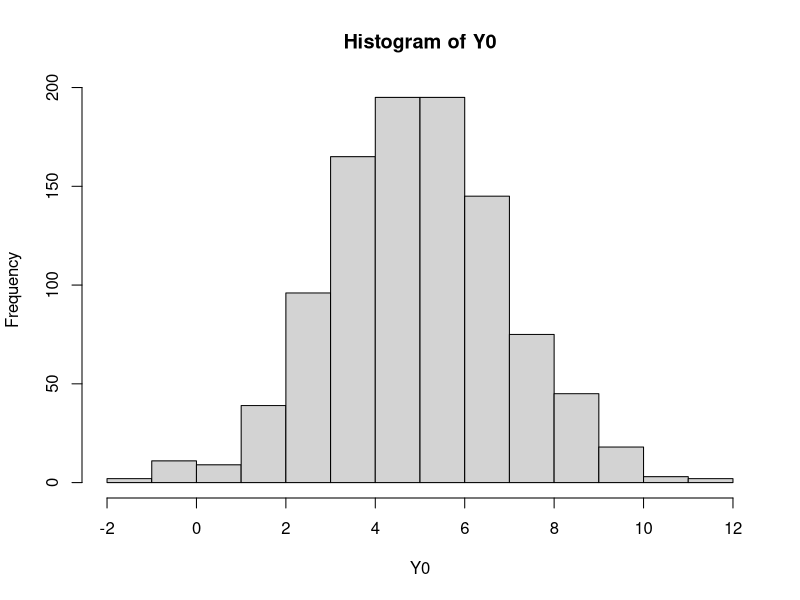
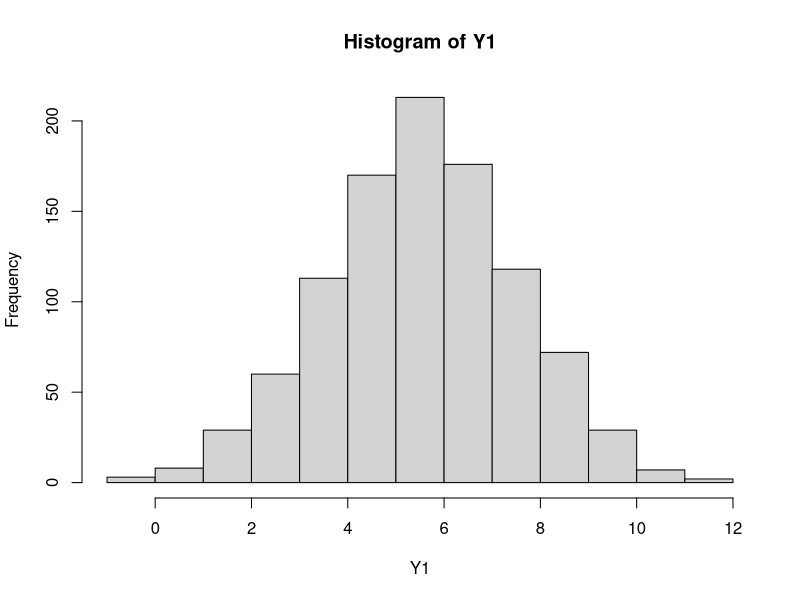
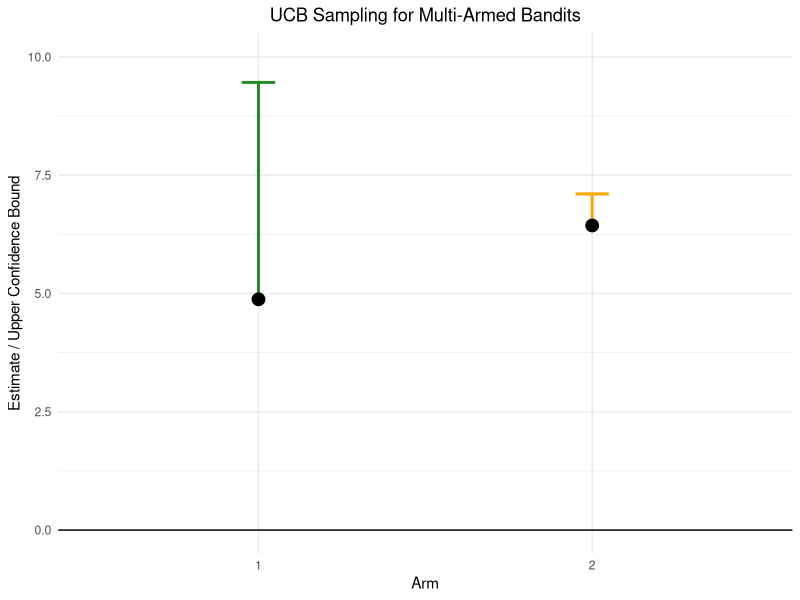
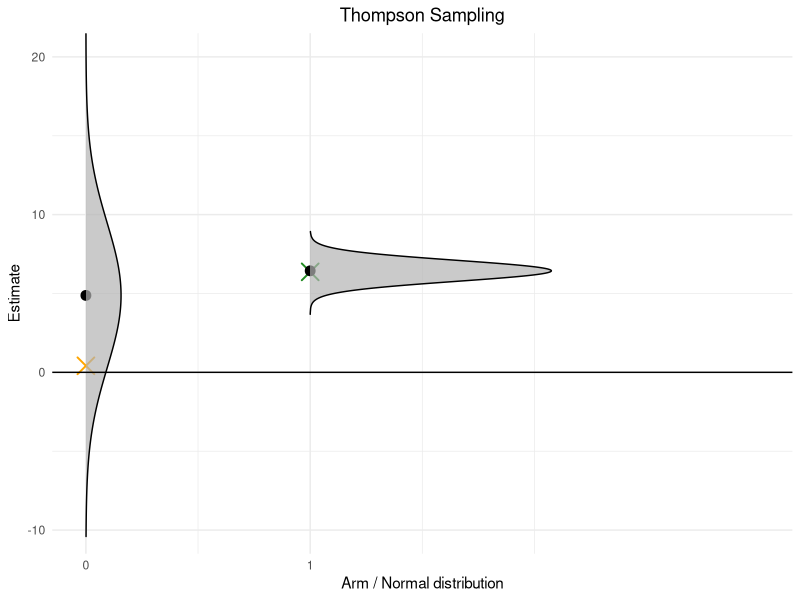
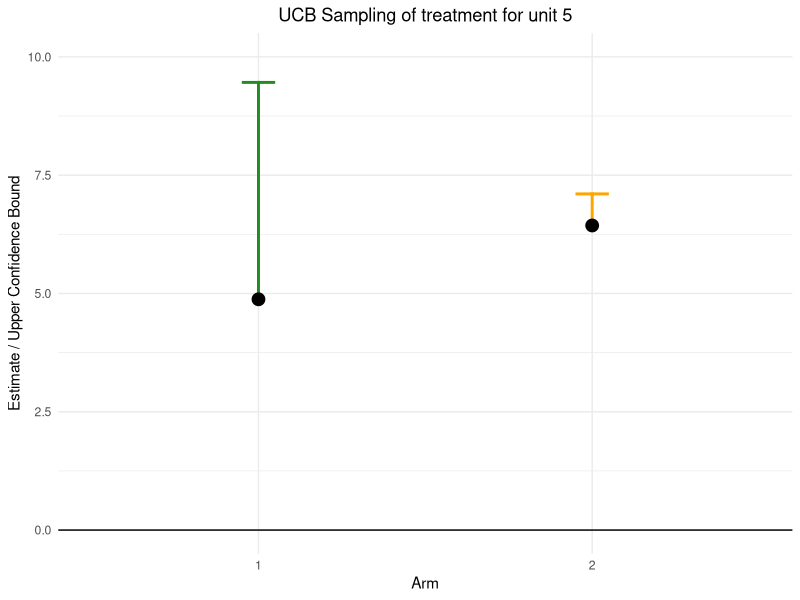
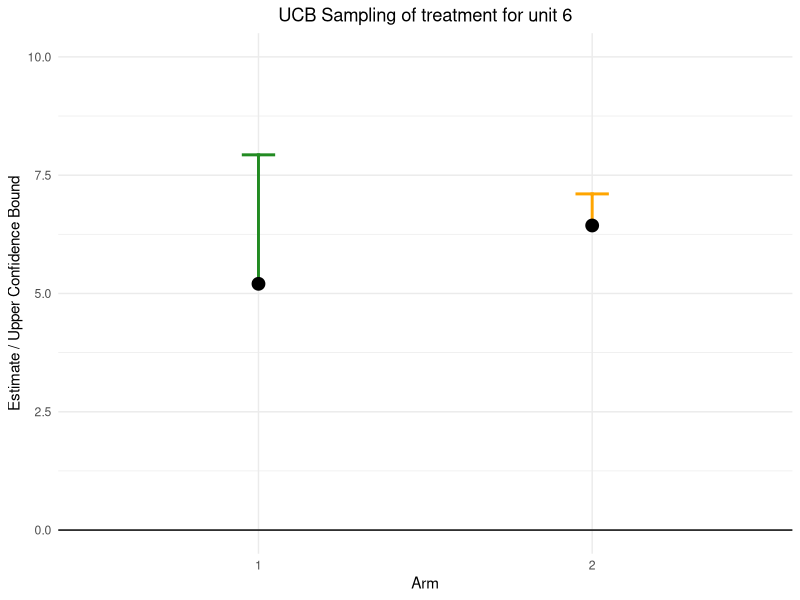
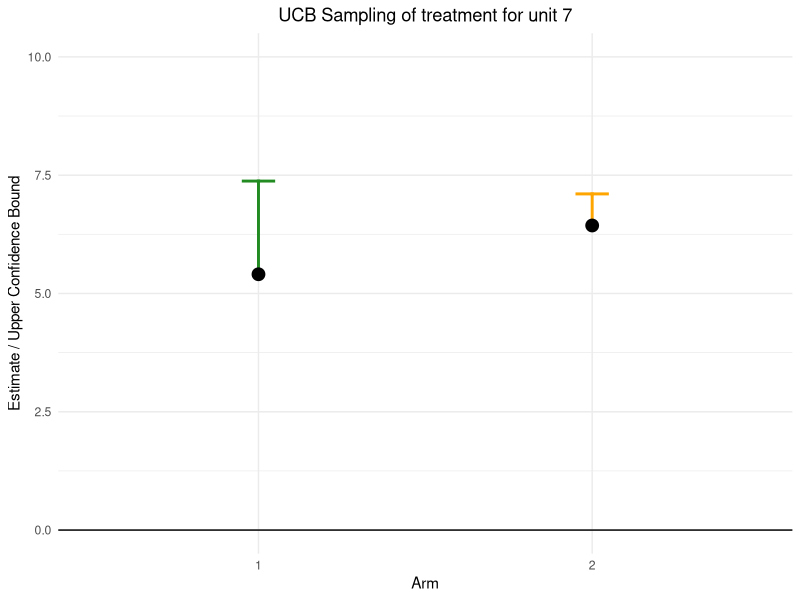
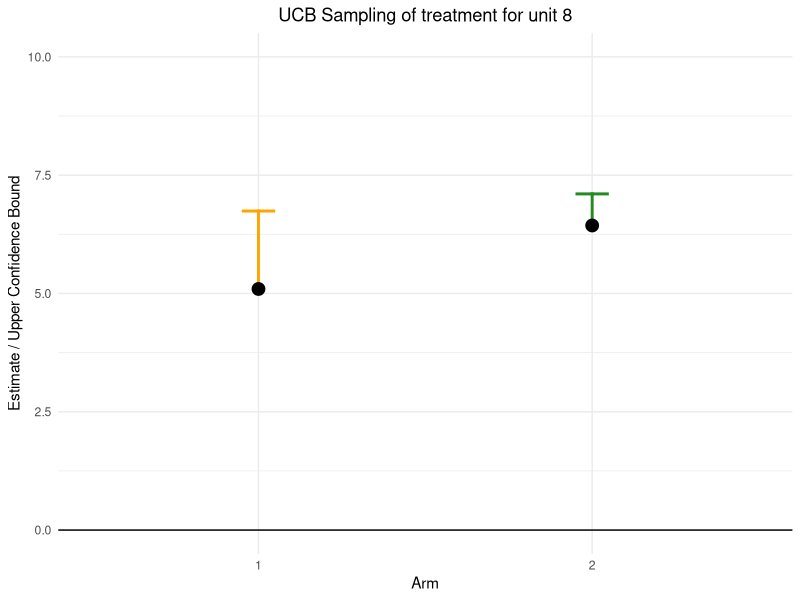

Here is the R script that generated these plots, in order: (Note: a time limit stopped this script after it produced the figures.)
## ---- chunk 1
if (!require("tidyverse")) install.packages("tidyverse", dependencies = TRUE); library(tidyverse)
if (!require("ggridges")) install.packages("ggridges", dependencies = TRUE); library(ggridges)

set.seed(1234)

# Define parameters
gamma0 = 5
gamma1 = 5.5
sd0 = 2
sd1 = 2
n = 1000

# Draw the potential outcomes of all individuals
Y0 = rnorm(n,gamma0,sd0)
Y1 = rnorm(n,gamma1,sd1)

hist(Y0)
hist(Y1)
## ---- chunk 2
# Assign individual 1 to treatment zero
W = 0
# and observe the potential outcome under non-treatment
Y = Y0[1]
# Assign individual 2 to treatment one
W = c(W,1)
# and observe the potential outcome under treatment
Y = c(Y,Y1[2])
# Assign individual 3 to treatment zero
W = c(W,0)
# and observe the potential outcome under treatment
Y = c(Y,Y0[3])
# Assign individual 4 to treatment one
W = c(W,1)
# and observe the potential outcome under treatment
Y = c(Y,Y1[4])

# Print the realizes values
W
Y
## ---- chunk 3
gamma = c(mean(Y[W==0]), mean(Y[W==1]))
gamma
## ---- chunk 4
se = c(sd(Y[W==0]) / sqrt(sum(W==0)),
       sd(Y[W==1]) / sqrt(sum(W==1)))
se
## ---- chunk 5
# Calculate upper confidence bound
alpha = 2
upper_ci = gamma + alpha * se
upper_ci
# Choose the treatment with the highest bound
which.max(upper_ci)-1
## ---- chunk 6
plot_ucb = function(gamma, se, alpha, unit = FALSE) {
  # Calculate UCB and find the arm with the highest UCB
  ucb <- gamma + alpha * se
  highest_ucb_arm <- which.max(ucb)

  # Data frame for plotting
  data <- data.frame(
    Arm = factor(1:(length(gamma))),
    Estimate = gamma,
    UCB = ucb,
    Highlight = ifelse(1:length(gamma) == highest_ucb_arm, "forestgreen", "orange")
  )

  # Plot
  g = ggplot(data, aes(x = Arm)) +
    geom_errorbar(aes(ymin = Estimate, ymax = UCB, color = Highlight), width = 0.01, linewidth = 1) +
    geom_segment(aes(x = as.numeric(Arm)-0.05, y = UCB, xend = as.numeric(Arm)+0.05, yend = UCB, color = Highlight), linewidth = 1) +
    geom_point(aes(y = Estimate), size = 4, color = "black") +
    scale_color_identity() + geom_hline(yintercept = 0) +
    labs(y = "Estimate / Upper Confidence Bound", x = "Arm",
      title = "UCB Sampling for Multi-Armed Bandits") +
    theme_minimal() + ylim(0,10) + theme(plot.title =  element_text(hjust = 0.5))
  if (is.numeric(unit)) g = g + labs(title = paste("UCB Sampling of treatment for unit",unit+1))
  print(g)
}
plot_ucb(gamma,se,2)
## ---- chunk 7
# Thompson
draws = c(rnorm(1,gamma[1],alpha*se[1]),
          rnorm(1,gamma[2],alpha*se[2]))
draws
which.max(draws)-1
## ---- chunk 8
plot_ts = function(gamma, se, alpha, gamma_tilde=draws, unit = FALSE) {
  # This is probably the most complicated and unelegant plot I ever created, but it makes the point
  # Let me know if you have an alternative to plot it more elegantly

  highest_arm <- which.max(gamma_tilde)

  # Data frame for plotting
  data <- data.frame(
    Arm = 0:1,
    Estimate = gamma,
    Draw = gamma_tilde,
    se = se * alpha
  )

  plot_data <- data %>%
    group_by(Arm) %>%
    slice(rep(1:n(), each = 10000)) %>%
    mutate(
      y = rnorm(n(), mean = Estimate, sd = se),
    ) %>%
    mutate(
      dens = dnorm(y,mean = Estimate, sd = se),
    ) %>%
    ungroup()

  # Plot
  g = ggplot(plot_data, aes(y=Arm)) + 
    geom_point(data=data, aes(y=Arm, x = Draw,color=Draw), size = 5, shape = 4, stroke=1) +
    scale_color_gradient(low = "orange", high = "forestgreen") +
    geom_point(data=data, aes(x=Estimate), size = 3, color = "black") +
    geom_density_ridges(data = plot_data[plot_data$Arm=="0",], aes(y=Arm,x = y, height = dens),
                        alpha=0.7, position = position_nudge(y = 0), stat = "identity") +
    geom_density_ridges(data = plot_data[plot_data$Arm=="1",], aes(y=Arm,x = y, height = dens),
                      alpha=0.7, position = position_nudge(y = 0),  stat = "identity") +
    labs(y = "Arm / Normal distribution", x = "Estimate",
         title = "Thompson Sampling") +
    theme_minimal() + scale_y_continuous(breaks = c(0, 1), labels = c("0", "1")) +
    # # xlim(-10,20) +
    geom_vline(xintercept = 0) +
    theme(legend.position="none", plot.title = element_text(hjust = 0.5)) +
    coord_flip(ylim = c(0, 3),xlim = c(-10, 20))

    if (is.numeric(unit)) g = g + labs(title = paste("Thompson Sampling for unit",unit+1))
  print(g)
}
plot_ts(gamma,se,2,draws)
## ---- chunk 9
ucb = function(Y, W, alpha, plot = FALSE){
  gamma = c(mean(Y[W==0]), mean(Y[W==1]))
  se = c(sd(Y[W==0]) / sqrt(sum(W==0)), sd(Y[W==1]) / sqrt(sum(W==1)))
  assign = which.max(gamma + alpha * se)
  if (isTRUE(plot)) plot_ucb(gamma,se,2, unit = length(Y))
  return(assign-1)
}
## ---- chunk 10
# Store to use it for Thompson below
Wstart = W
Ystart = Y

plot_grid = c(5:10,20,50,100,200,500,1000)
for (i in 5:1000) {
  # Assign unit to treatment (and sometimes plot)
  if (i %in% plot_grid) Wi = ucb(Y,W,alpha,plot = TRUE)
  else Wi = ucb(Y,W,alpha,plot = FALSE)
  W = c(W,Wi)
  # and observe the potential outcome under treatment
  Y = c(Y,(1-Wi) * Y0[i] + Wi * Y1[i])
}
## ---- chunk 11
share = cumsum(W) / 1:n
plot(1:n,share)
## ---- chunk 12
regret = cumsum(gamma1 - (W * gamma1 + (1-W) * gamma0) )  / 1:n
plot(1:n,regret)
## ---- chunk 13
thompson = function(Y, W, alpha, plot = FALSE){
  gamma = c(mean(Y[W==0]), mean(Y[W==1]))
  se = c(sd(Y[W==0]) / sqrt(sum(W==0)), sd(Y[W==1]) / sqrt(sum(W==1)))
  draws = c(rnorm(1, gamma[1], alpha * se[1]),
          rnorm(1, gamma[2], alpha * se[2]))
  assign = which.max(draws)
  if (isTRUE(plot)) plot_ts(gamma,se,2,draws,unit = length(Y))
  return(assign-1)
}
## ---- chunk 14
# Restore starting points
W = Wstart
Y = Ystart

plot_grid = c(5:10,20,50,100,200,500,1000)
for (i in 5:1000) {
  # Assign unit to treatment (and sometimes plot)
  if (i %in% plot_grid) Wi = thompson(Y,W,alpha,plot = TRUE)
  else Wi = thompson(Y,W,alpha,plot = FALSE)
  W = c(W,Wi)
  # and observe the potential outcome under treatment
  Y = c(Y,(1-Wi) * Y0[i] + Wi * Y1[i])
}
## ---- chunk 15
share = cumsum(W) / 1:n
plot(1:n,share)
## ---- chunk 16
regret = cumsum(gamma1 - (W * gamma1 + (1-W) * gamma0) )  / 1:n
plot(1:n,regret)
## ---- chunk 17
alpha = c(0,0.5,1,1.5,2,2.5,3,4,5,10,1000)

reps = 1000 # Reduce to 100 if you have no time

temp = matrix(NA,reps,6)
results = matrix(NA,length(alpha),6)
colnames(results) = c("regret10","regret100","regret1000","optimal10","optimal100","optimal1000")

for (a in 1:length(alpha)) {
  for (j in 1:reps) {
    # Draw sample
    Y0 = rnorm(n,gamma0,sd0)
    Y1 = rnorm(n,gamma1,sd1)

    # Get kick-start
    W = c(0,1,0,1)
    Y = (1-W) * Y0[1:4] + W * Y1[1:4]

    # Run UCB
    for (i in 5:n) {
      # Assign individual 4 to treatment one
      Wi = ucb(Y,W,alpha[a])
      W = c(W,Wi)
      # and observe the potential outcome under treatment
      Y = c(Y,(1-Wi) * Y0[i] + Wi * Y1[i])
    }
    regret = cumsum(gamma1 - (W * gamma1 + (1-W) * gamma0) )  / 1:n
    temp[j,1] = regret[10]
    temp[j,2] = regret[100]
    temp[j,3] = regret[1000]
    temp[j,4] = W[10]
    temp[j,5] = W[100]
    temp[j,6] = W[1000]
  }
 results[a,] = colMeans(temp)
}

as_tibble(cbind(alpha, results[,1:3])) %>% pivot_longer(!alpha,names_to = "individual", values_to = "regret") %>%
  ggplot(aes(factor(alpha), regret, color=as.factor(individual))) +
  geom_line(aes(group=factor(individual))) +
  labs(x = "alpha", color = "Position") + theme_bw()

as_tibble(cbind(alpha, results[,4:6])) %>% pivot_longer(!alpha,names_to = "individual", values_to = "optimal") %>%
  ggplot(aes(factor(alpha), optimal, color=as.factor(individual))) +
  geom_line(aes(group=factor(individual))) +
  labs(x = "alpha", y = "Prob of optimal choice", color = "Position") + theme_bw()
## ---- chunk 18
alpha = c(0,0.5,1,1.5,2,2.5,3,4,5,10,1000)

reps = 1000 # Reduce to 100 if you have no time

temp = matrix(NA,reps,6)
results = matrix(NA,length(alpha),6)
colnames(results) = c("regret10","regret100","regret1000","optimal10","optimal100","optimal1000")

for (a in 1:length(alpha)) {
  for (j in 1:reps) {
    # Draw sample
    Y0 = rnorm(n,gamma0,sd0)
    Y1 = rnorm(n,gamma1,sd1)

    # Get kick-start
    W = c(0,1,0,1)
    Y = (1-W) * Y0[1:4] + W * Y1[1:4]

    # Run UCB
    for (i in 5:n) {
      # Assign individual 4 to treatment one
      Wi = thompson(Y,W,alpha[a])
      W = c(W,Wi)
      # and observe the potential outcome under treatment
      Y = c(Y,(1-Wi) * Y0[i] + Wi * Y1[i])
    }
    regret = cumsum(gamma1 - (W * gamma1 + (1-W) * gamma0) )  / 1:n
    temp[j,1] = regret[10]
    temp[j,2] = regret[100]
    temp[j,3] = regret[1000]
    temp[j,4] = W[10]
    temp[j,5] = W[100]
    temp[j,6] = W[1000]
  }
 results[a,] = colMeans(temp)
}

as_tibble(cbind(alpha, results[,1:3])) %>% pivot_longer(!alpha,names_to = "individual", values_to = "regret") %>%
  ggplot(aes(factor(alpha), regret, color=as.factor(individual))) +
  geom_line(aes(group=factor(individual))) +
  labs(x = "alpha", color = "Position") + theme_bw()

as_tibble(cbind(alpha, results[,4:6])) %>% pivot_longer(!alpha,names_to = "individual", values_to = "optimal") %>%
  ggplot(aes(factor(alpha), optimal, color=as.factor(individual))) +
  geom_line(aes(group=factor(individual))) +
  labs(x = "alpha", y = "Prob of optimal choice", color = "Position") + theme_bw()
